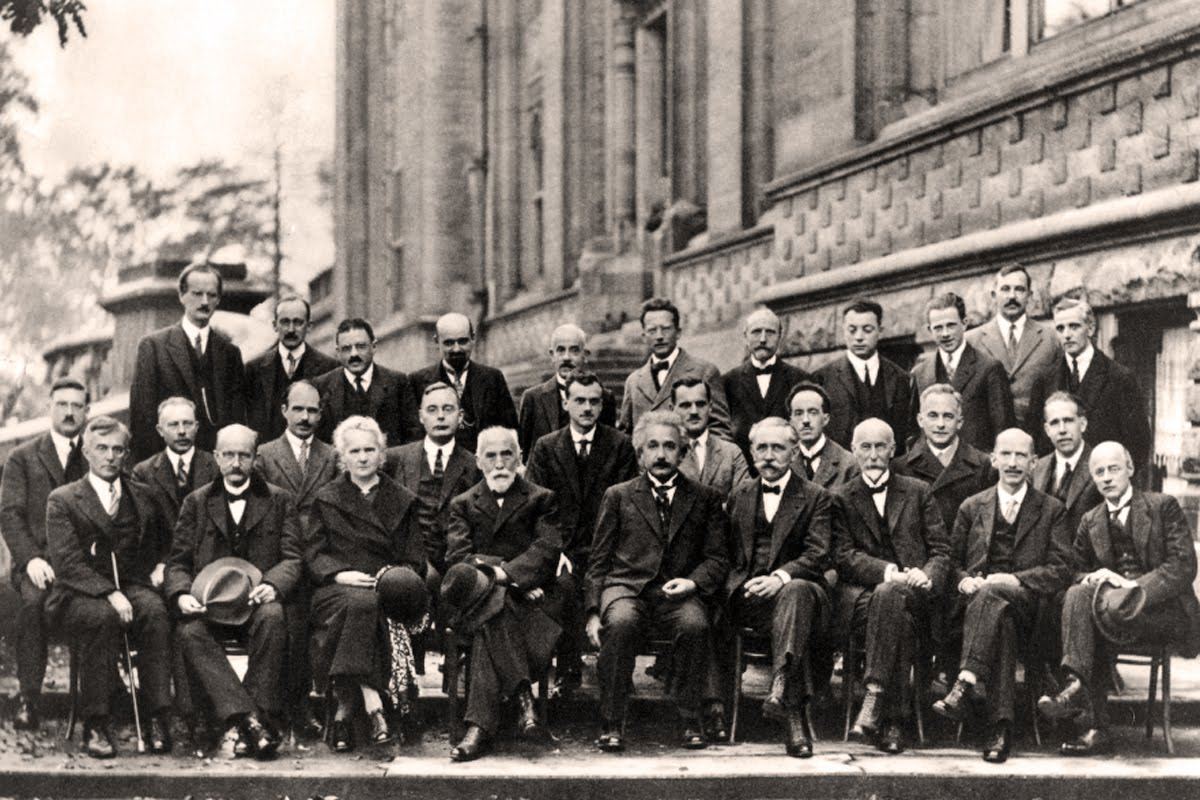
#> input picture Imagens/scientists.jpg, 1200 x 800 px
$ python face_detect_image.py
#> lines starting #> are read from the running program, lines starting #| are printed output that depends on the picture; after the words box and inside, x2 and y2 are one past the last pixel; in counts of white or black regions, pixels touching at a corner belong together
'''
Autor: Estanislau de Sena Filho
Programa: Detecção Facial em imagens.
'''

import cv2

face_classifier = cv2.CascadeClassifier("Classificador/haarcascade_frontalface_default.xml")

image = cv2.imread("Imagens/scientists.jpg")
#> image is the input picture: shape (800, 1200, 3); mean B, G, R 107.1, 113, 119.9

image_gray = cv2.cvtColor(image, cv2.COLOR_BGR2GRAY)

faces_detect = face_classifier.detectMultiScale(image_gray, scaleFactor=1.2, minSize=(30,30), minNeighbors=4)
#> faces_detect = 28 rows, first 6: [991, 272, 42, 42], [181, 277, 45, 45], [272, 308, 41, 41], [640, 315, 38, 38], [740, 314, 47, 47], [332, 330, 46, 46]

while(True):
    for(x, y, width, height) in faces_detect:
        cv2.rectangle(image, (x, y), (x + width, y + height), (0, 255, 0), 2)
#> this loop made 28 passes
#> (x, y, width, height) on passes 1 to 12: (991, 272, 42, 42), (181, 277, 45, 45), (272, 308, 41, 41), (640, 315, 38, 38), (740, 314, 47, 47), (332, 330, 46, 46), (563, 383, 49, 49), (46, 387, 47, 47), (669, 386, 49, 49), (414, 387, 55, 55), (281, 392, 48, 48), (782, 393, 50, 50)
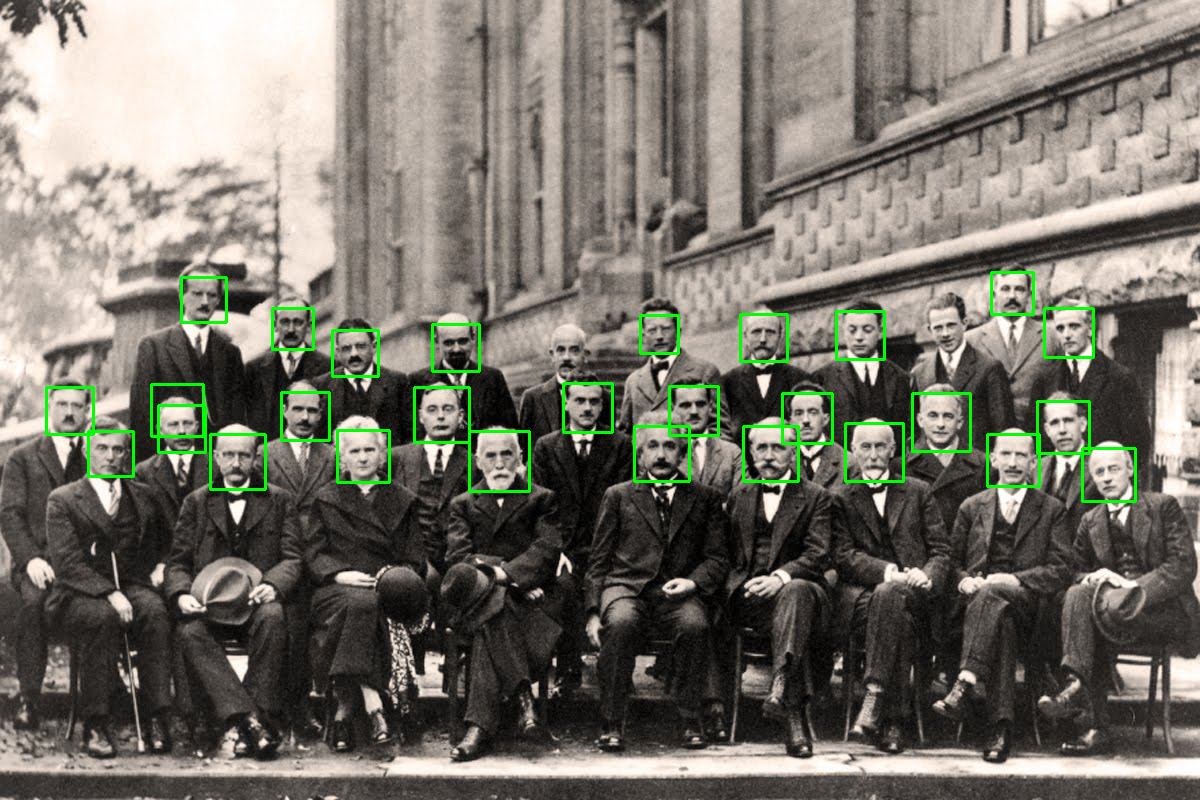
#> image: shape (800, 1200, 3); 1.71% of pixels changed, all inside (x1, y1, x2, y2) = (45, 271, 1137, 503)

    cv2.imshow("Face Detectadas", image)
    cv2.waitKey(1)

    if cv2.waitKey(1) & 0xFF == ord('q'):
#> (key q is pressed here)
        break

cv2.destroyAllWindows()
